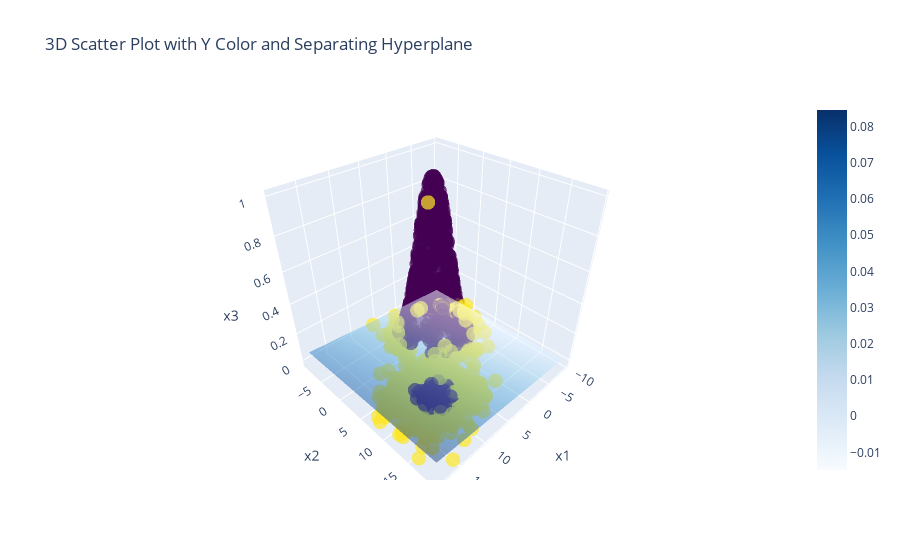

Notebook code cell kept with this figure:
### Code cell
import numpy as np
import plotly.graph_objects as go
from sklearn.svm import LinearSVC

# 生成資料
np.random.seed(0)
num_points = 600
mean = 0
variance = 10
c1_x = np.random.normal(mean, np.sqrt(variance), num_points)
c1_y = np.random.normal(mean, np.sqrt(variance), num_points)

distances_c1 = np.sqrt(c1_x**2 + c1_y**2)
Y_c1 = np.where(distances_c1 < 6, 0, 1)

c2_x = np.random.normal(10, np.sqrt(variance), num_points)
c2_y = np.random.normal(10, np.sqrt(variance), num_points)

distances_c2 = np.sqrt((c2_x - 10)**2 + (c2_y - 10)**2)
Y_c2 = np.where(distances_c2 < 3, 0, 1)

x1 = np.concatenate((c1_x, c2_x))
x2 = np.concatenate((c1_y, c2_y))
Y = np.concatenate((Y_c1, Y_c2))

def gaussian_function(x1, x2):
    return np.exp(-0.1 * (x1**2 + x2**2))

x3 = gaussian_function(x1, x2)

# 使用線性 SVM 找到分離超平面
X = np.column_stack((x1, x2, x3))
clf = LinearSVC(random_state=0, max_iter=10000)
clf.fit(X, Y)
coef = clf.coef_[0]
intercept = clf.intercept_[0]

# 創建 3D 散點圖
fig = go.Figure()

# 散點圖
fig.add_trace(go.Scatter3d(
    x=x1, y=x2, z=x3, 
    mode='markers', 
    marker=dict(
        size=5,
        color=Y, 
        colorscale='Viridis', 
        opacity=0.7
    )
))

# 創建網格用於分離超平面
xx, yy = np.meshgrid(np.linspace(min(x1), max(x1), 10),
                     np.linspace(min(x2), max(x2), 10))
zz = (-coef[0] * xx - coef[1] * yy - intercept) / coef[2]

# 添加分離超平面
fig.add_trace(go.Surface(
    x=xx, y=yy, z=zz, 
    colorscale='Blues', 
    opacity=0.5, 
    showscale=True
))

# 設定佈局
fig.update_layout(
    title="3D Scatter Plot with Y Color and Separating Hyperplane",
    scene=dict(
        xaxis_title="x1",
        yaxis_title="x2",
        zaxis_title="x3"
    )
)

# 顯示圖表
fig.show()

### Figure 1 — Plotly figure (JSON) as saved in the notebook; plotly's stock layout.template omitted (floating-point values rounded to 4 significant figures; data arrays with more than 128 entries replaced by an {"elided": "..."} marker saying what was removed)
{"data": [{"marker": {"color": {"elided": "1200 int values"}, "colorscale": [[0, "#440154"], [0.1111, "#482878"], [0.2222, "#3e4989"], [0.3333, "#31688e"], [0.4444, "#26828e"], [0.5556, "#1f9e89"], [0.6667, "#35b779"], [0.7778, "#6ece58"], [0.8889, "#b5de2b"], [1, "#fde725"]], "opacity": 0.7, "size": 5}, "mode": "markers", "type": "scatter3d", "x": {"elided": "1200 float values"}, "y": {"elided": "1200 float values"}, "z": {"elided": "1200 float values"}}, {"colorscale": [[0, "rgb(247,251,255)"], [0.125, "rgb(222,235,247)"], [0.25, "rgb(198,219,239)"], [0.375, "rgb(158,202,225)"], [0.5, "rgb(107,174,214)"], [0.625, "rgb(66,146,198)"], [0.75, "rgb(33,113,181)"], [0.875, "rgb(8,81,156)"], [1, "rgb(8,48,107)"]], "opacity": 0.5, "showscale": true, "type": "surface", "x": [[-9.633, -6.509, -3.386, -0.2629, 2.86, 5.984, 9.107, 12.23, 15.35, 18.48], [-9.633, -6.509, -3.386, -0.2629, 2.86, 5.984, 9.107, 12.23, 15.35, 18.48], [-9.633, -6.509, -3.386, -0.2629, 2.86, 5.984, 9.107, 12.23, 15.35, 18.48], [-9.633, -6.509, -3.386, -0.2629, 2.86, 5.984, 9.107, 12.23, 15.35, 18.48], [-9.633, -6.509, -3.386, -0.2629, 2.86, 5.984, 9.107, 12.23, 15.35, 18.48], [-9.633, -6.509, -3.386, -0.2629, 2.86, 5.984, 9.107, 12.23, 15.35, 18.48], [-9.633, -6.509, -3.386, -0.2629, 2.86, 5.984, 9.107, 12.23, 15.35, 18.48], [-9.633, -6.509, -3.386, -0.2629, 2.86, 5.984, 9.107, 12.23, 15.35, 18.48], [-9.633, -6.509, -3.386, -0.2629, 2.86, 5.984, 9.107, 12.23, 15.35, 18.48], [-9.633, -6.509, -3.386, -0.2629, 2.86, 5.984, 9.107, 12.23, 15.35, 18.48]], "y": [[-8.964, -8.964, -8.964, -8.964, -8.964, -8.964, -8.964, -8.964, -8.964, -8.964], [-5.827, -5.827, -5.827, -5.827, -5.827, -5.827, -5.827, -5.827, -5.827, -5.827], [-2.691, -2.691, -2.691, -2.691, -2.691, -2.691, -2.691, -2.691, -2.691, -2.691], [0.4451, 0.4451, 0.4451, 0.4451, 0.4451, 0.4451, 0.4451, 0.4451, 0.4451, 0.4451], [3.581, 3.581, 3.581, 3.581, 3.581, 3.581, 3.581, 3.581, 3.581, 3.581], [6.718, 6.718, 6.718, 6.718, 6.718, 6.718, 6.718, 6.718, 6.718, 6.718], [9.854, 9.854, 9.854, 9.854, 9.854, 9.854, 9.854, 9.854, 9.854, 9.854], [12.99, 12.99, 12.99, 12.99, 12.99, 12.99, 12.99, 12.99, 12.99, 12.99], [16.13, 16.13, 16.13, 16.13, 16.13, 16.13, 16.13, 16.13, 16.13, 16.13], [19.26, 19.26, 19.26, 19.26, 19.26, 19.26, 19.26, 19.26, 19.26, 19.26]], "z": [[-0.01488, -0.006393, 0.002095, 0.01058, 0.01907, 0.02756, 0.03605, 0.04453, 0.05302, 0.06151], [-0.01231, -0.003824, 0.004663, 0.01315, 0.02164, 0.03013, 0.03861, 0.0471, 0.05559, 0.06408], [-0.009744, -0.001256, 0.007232, 0.01572, 0.02421, 0.0327, 0.04118, 0.04967, 0.05816, 0.06665], [-0.007175, 0.001312, 0.0098, 0.01829, 0.02678, 0.03526, 0.04375, 0.05224, 0.06073, 0.06921], [-0.004607, 0.003881, 0.01237, 0.02086, 0.02934, 0.03783, 0.04632, 0.05481, 0.0633, 0.07178], [-0.002038, 0.006449, 0.01494, 0.02342, 0.03191, 0.0404, 0.04889, 0.05738, 0.06586, 0.07435], [0.0005299, 0.009018, 0.01751, 0.02599, 0.03448, 0.04297, 0.05146, 0.05994, 0.06843, 0.07692], [0.003098, 0.01159, 0.02007, 0.02856, 0.03705, 0.04554, 0.05402, 0.06251, 0.071, 0.07949], [0.005667, 0.01415, 0.02264, 0.03113, 0.03962, 0.04811, 0.05659, 0.06508, 0.07357, 0.08206], [0.008235, 0.01672, 0.02521, 0.0337, 0.04219, 0.05067, 0.05916, 0.06765, 0.07614, 0.08462]]}], "layout": {"scene": {"xaxis": {"title": {"text": "x1"}}, "yaxis": {"title": {"text": "x2"}}, "zaxis": {"title": {"text": "x3"}}}, "title": {"text": "3D Scatter Plot with Y Color and Separating Hyperplane"}}}
